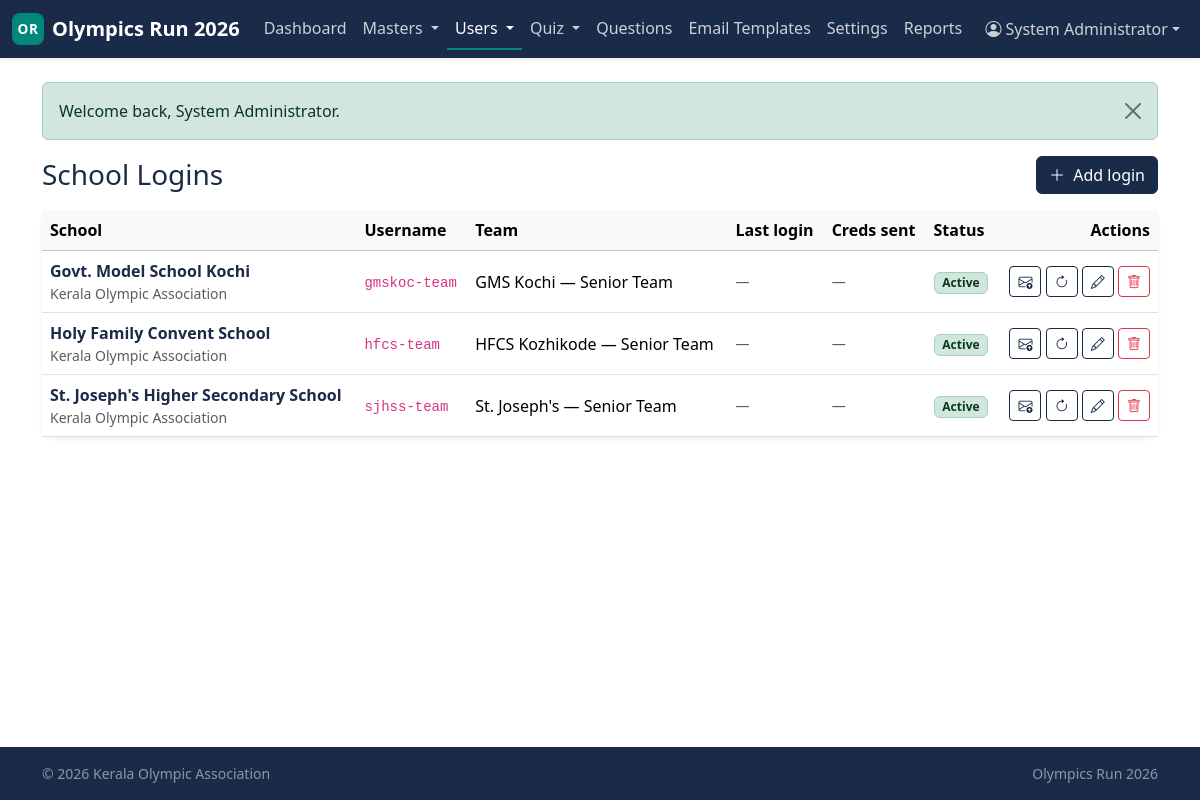
/admin/school-logins (signed in), run on the app's committed database.
### tables this page shows
CREATE TABLE school_logins (
    school_login_id INT UNSIGNED  NOT NULL AUTO_INCREMENT,
    school_id       INT UNSIGNED  NOT NULL,
    username        VARCHAR(64)   NOT NULL,
    password_hash   VARCHAR(255)  NOT NULL,
    team_label      VARCHAR(100)  NULL,
    status          ENUM('active','suspended') NOT NULL DEFAULT 'active',
    last_login_at   DATETIME      NULL,
    credentials_sent_at DATETIME  NULL,
    created_at      DATETIME      NOT NULL DEFAULT CURRENT_TIMESTAMP,
    updated_at      DATETIME      NOT NULL DEFAULT CURRENT_TIMESTAMP
                                                ON UPDATE CURRENT_TIMESTAMP,
    PRIMARY KEY (school_login_id),
    UNIQUE KEY uniq_sl_username (username),
    KEY idx_sl_school (school_id),
    KEY idx_sl_status (status),
    CONSTRAINT fk_sl_school
        FOREIGN KEY (school_id) REFERENCES schools(school_id)
        ON DELETE CASCADE
);

CREATE TABLE schools (
    school_id           INT UNSIGNED  NOT NULL AUTO_INCREMENT,
    association_id      INT UNSIGNED  NOT NULL,
    school_name         VARCHAR(200)  NOT NULL,
    school_code         VARCHAR(50)   NULL,
    region              VARCHAR(100)  NULL,
    address             TEXT          NULL,
    principal_name      VARCHAR(150)  NULL,
    coach_name          VARCHAR(150)  NULL,
    contact_email       VARCHAR(190)  NULL,
    contact_phone       VARCHAR(20)   NULL,
    status              ENUM('pending','approved','rejected','suspended')
                                NOT NULL DEFAULT 'pending',
    approved_by_user_id INT UNSIGNED  NULL,
    approved_at         DATETIME      NULL,
    created_at          DATETIME      NOT NULL DEFAULT CURRENT_TIMESTAMP,
    updated_at          DATETIME      NOT NULL DEFAULT CURRENT_TIMESTAMP
                                                ON UPDATE CURRENT_TIMESTAMP,
    PRIMARY KEY (school_id),
    UNIQUE KEY uniq_school_code (school_code),
    KEY idx_school_assoc (association_id),
    KEY idx_school_status (status),
    KEY idx_school_region (region),
    CONSTRAINT fk_school_assoc
        FOREIGN KEY (association_id) REFERENCES associations(association_id)
        ON DELETE CASCADE,
    CONSTRAINT fk_school_approver
        FOREIGN KEY (approved_by_user_id)
            REFERENCES association_users(association_user_id)
        ON DELETE SET NULL
);

CREATE TABLE associations (
    association_id  INT UNSIGNED  NOT NULL AUTO_INCREMENT,
    name            VARCHAR(200)  NOT NULL,
    short_code      VARCHAR(20)   NOT NULL,
    region          VARCHAR(100)  NULL,
    contact_email   VARCHAR(190)  NULL,
    contact_phone   VARCHAR(20)   NULL,
    address         TEXT          NULL,
    logo_path       VARCHAR(255)  NULL,
    status          ENUM('active','inactive') NOT NULL DEFAULT 'active',
    created_by_admin_id INT UNSIGNED NULL,
    created_at      DATETIME      NOT NULL DEFAULT CURRENT_TIMESTAMP,
    updated_at      DATETIME      NOT NULL DEFAULT CURRENT_TIMESTAMP
                                                ON UPDATE CURRENT_TIMESTAMP,
    PRIMARY KEY (association_id),
    UNIQUE KEY uniq_assoc_code (short_code),
    KEY idx_assoc_status (status),
    KEY idx_assoc_region (region),
    CONSTRAINT fk_assoc_created_by
        FOREIGN KEY (created_by_admin_id) REFERENCES admins(admin_id)
        ON DELETE SET NULL
);

### includes/helpers.php (called while the page is built, shortened)
<?php
function e(?string $value): string
{
    return htmlspecialchars((string)$value, ENT_QUOTES | ENT_SUBSTITUTE, 'UTF-8');
}
function view(string $template, array $data = []): string
{
    $__file = __DIR__ . '/../views/' . $template . '.php';
    extract($data, EXTR_SKIP);
    include $__file;
    return ob_get_clean();
}
function render(string $template, array $data = []): void
{
    $content   = view($template, $data);
    include __DIR__ . '/../views/layouts/app.php';
}
function status_badge(?string $status): string
{
    $map = [
        'active'         => 'bg-success-subtle text-success-emphasis border border-success-subtle',
        'approved'       => 'bg-success-subtle text-success-emphasis border border-success-subtle',
        'open'           => 'bg-success-subtle text-success-emphasis border border-success-subtle',
        'published'      => 'bg-success-subtle text-success-emphasis border border-success-subtle',
        'pending'        => 'bg-warning-subtle text-warning-emphasis border border-warning-subtle',
        'needs_revision' => 'bg-warning-subtle text-warning-emphasis border border-warning-subtle',
        'scheduled'      => 'bg-info-subtle text-info-emphasis border border-info-subtle',
        'draft'          => 'bg-secondary-subtle text-secondary-emphasis border border-secondary-subtle',
        'closed'         => 'bg-secondary-subtle text-secondary-emphasis border border-secondary-subtle',
        'inactive'       => 'bg-secondary-subtle text-secondary-emphasis border border-secondary-subtle',
        'suspended'      => 'bg-danger-subtle text-danger-emphasis border border-danger-subtle',
        'rejected'       => 'bg-danger-subtle text-danger-emphasis border border-danger-subtle',
        'cancelled'      => 'bg-danger-subtle text-danger-emphasis border border-danger-subtle',
        'disqualified'   => 'bg-danger-subtle text-danger-emphasis border border-danger-subtle',
    ];
    $key = strtolower((string)$status);
    return 'badge ' . ($map[$key] ?? 'bg-light text-dark border');
}
function status_label(?string $status): string
{
    return ucwords(str_replace('_', ' ', (string)$status));
}
function dt_display(?string $mysqlDatetime, string $format = 'd M Y, h:i A'): string
{
    if (!$mysqlDatetime) return '—';
    $ts = strtotime($mysqlDatetime);
    return $ts === false ? '—' : date($format, $ts);
}

### controllers/AdminSchoolLoginsController.php (called while the page is built, shortened)
<?php
final class AdminSchoolLoginsController
{
    public function index(): void
    {
        render('admin/school_logins/index', [
            'title'  => 'School Logins — Admin',
            'logins' => SchoolLogin::all(),
        ]);
    }
}

### includes/Database.php (called while the page is built, shortened)
<?php
final class Database
{
    private static ?PDO $pdo = null;
    public static function connection(): PDO
    {
        $cfg = $GLOBALS['APP_CONFIG']['db'];
        $dsn = sprintf(
            'mysql:host=%s;port=%d;dbname=%s;charset=%s',
            $cfg['host'],
            $cfg['port'],
            $cfg['name'],
            $cfg['charset']
        );
        self::$pdo = new PDO($dsn, $cfg['user'], $cfg['pass'], [
            PDO::ATTR_ERRMODE            => PDO::ERRMODE_EXCEPTION,
            PDO::ATTR_DEFAULT_FETCH_MODE => PDO::FETCH_ASSOC,
            PDO::ATTR_EMULATE_PREPARES   => false,
            PDO::MYSQL_ATTR_INIT_COMMAND => "SET NAMES utf8mb4 COLLATE utf8mb4_unicode_ci",
        ]);
        return self::$pdo;
    }
    public static function query(string $sql, array $params = []): PDOStatement
    {
        $stmt = self::connection()->prepare($sql);
        $stmt->execute($params);
        return $stmt;
    }
    public static function fetchAll(string $sql, array $params = []): array
    {
        return self::query($sql, $params)->fetchAll();
    }
}

### models/SchoolLogin.php (called while the page is built, shortened)
<?php
final class SchoolLogin
{
    public static function all(?int $schoolId = null): array
    {
        $sql = 'SELECT sl.*, s.school_name, s.school_code,
                       a.name AS association_name
                  FROM school_logins sl
                  JOIN schools s ON s.school_id = sl.school_id
                  JOIN associations a ON a.association_id = s.association_id';
        $params = [];
        $sql .= ' ORDER BY s.school_name ASC, sl.username ASC';
        return Database::fetchAll($sql, $params);
    }
}

### views/admin/school_logins/index.php (the view, shortened to what this page needs)
<div class="d-md-flex justify-content-between align-items-center mb-3">
    <h1 class="h3 text-navy mb-2 mb-md-0">School Logins</h1>
    <a href="/admin/school-logins/new" class="btn btn-primary">
        <i class="bi bi-plus-lg me-1"></i> Add login
    </a>
</div>
<div class="card panel border-0 shadow-sm">
    <div class="table-responsive">
        <table class="table align-middle mb-0">
            <thead class="table-light">
                <tr>
                    <th>School</th>
                    <th>Username</th>
                    <th class="d-none d-md-table-cell">Team</th>
                    <th class="d-none d-lg-table-cell">Last login</th>
                    <th class="d-none d-lg-table-cell">Creds sent</th>
                    <th>Status</th>
                    <th class="text-end">Actions</th>
                </tr>
            </thead>
            <tbody>
                <?php if (empty($logins)): ?>
                    <tr><td colspan="7" class="text-center text-muted py-4">No school logins yet.</td></tr>
                <?php else: foreach ($logins as $l): ?>
                    <tr>
                        <td>
                            <div class="fw-semibold text-navy"><?= e($l['school_name']) ?></div>
                            <div class="small text-muted"><?= e($l['association_name']) ?></div>
                        </td>
                        <td><code><?= e($l['username']) ?></code></td>
                        <td class="d-none d-md-table-cell"><?= e($l['team_label'] ?? '—') ?></td>
                        <td class="d-none d-lg-table-cell small text-muted"><?= e(dt_display($l['last_login_at'])) ?></td>
                        <td class="d-none d-lg-table-cell small">
                            <?php if (!empty($l['credentials_sent_at'])): ?>
                                <span class="badge bg-success-subtle text-success-emphasis border border-success-subtle"
                                      title="<?= e(dt_display($l['credentials_sent_at'])) ?>">
                                    <i class="bi bi-envelope-check me-1"></i>Sent
                                </span>
                            <?php else: ?>
                                <span class="text-muted">—</span>
                            <?php endif; ?>
                        </td>
                        <td><span class="<?= status_badge($l['status']) ?>"><?= e(status_label($l['status'])) ?></span></td>
                        <td class="text-end text-nowrap">
                            <form action="/admin/school-logins/<?= (int)$l['school_login_id'] ?>/send-credentials"
                                  method="post" class="d-inline"
                                  onsubmit="return confirm('Generate a new password and email it to the school\'s contact address? The current password will be replaced only if the email succeeds.');">
                                <button class="btn btn-sm btn-outline-navy" title="Email credentials">
                                    <i class="bi bi-envelope-arrow-up"></i>
                                </button>
                            </form>
                            <form action="/admin/school-logins/<?= (int)$l['school_login_id'] ?>/reset"
                                  method="post" class="d-inline"
                                  onsubmit="return confirm('Generate a new random password? The old one will stop working immediately.');">
                                <button class="btn btn-sm btn-outline-navy" title="Reset password">
                                    <i class="bi bi-arrow-clockwise"></i>
                                </button>
                            </form>
                            <a href="/admin/school-logins/<?= (int)$l['school_login_id'] ?>/edit"
                               class="btn btn-sm btn-outline-navy"><i class="bi bi-pencil"></i></a>
                            <form action="/admin/school-logins/<?= (int)$l['school_login_id'] ?>/delete"
                                  method="post" class="d-inline"
                                  onsubmit="return confirm('Delete this login?');">
                                <button class="btn btn-sm btn-outline-danger"><i class="bi bi-trash"></i></button>
                            </form>
                        </td>
                    </tr>
                <?php endforeach; endif; ?>
            </tbody>
        </table>
    </div>
</div>

### public/index.php (shortened to what this page needs)
<?php
$reqPath = strtok($_SERVER['REQUEST_URI'] ?? '/', '?') ?: '/';
$reqPath = rtrim($reqPath, '/') ?: '/';
$method  = $_SERVER['REQUEST_METHOD'] ?? 'GET';
foreach ($routes as $pattern => $handler) {
    [$rMethod, $rPath] = explode(' ', $pattern, 2);
    if ($rMethod !== $method) continue;
    if (!str_contains($rPath, '{')) {
        if ($rPath !== $reqPath) continue;
        $params = [];
    } else {
        $regex = '#^' . preg_replace('#\{(\w+)\}#', '(?<$1>[^/]+)', $rPath) . '$#';
        if (!preg_match($regex, $reqPath, $m)) continue;
        $params = array_values(array_filter(
            $m,
            static fn($k) => is_string($k),
            ARRAY_FILTER_USE_KEY
        ));
    }
    if (is_array($handler)) {
        [$class, $methodName] = $handler;
        (new $class)->$methodName(...$params);
    } else {
        $handler(...$params);
    }
    return;
}

### public/css/app.css (style rules this page uses)
:root { --or-navy: #1A2B49; --or-navy-700: #14223A; --or-navy-300: #4A5A75; --or-teal: #00897B; --or-teal-700: #006B61; --or-teal-300: #4DB6A6; --or-panel: #F5F7FA; --or-panel-dark: #E6EAF1; --or-bg: #FFFFFF; --or-text: #1F2937; --or-muted: #6B7280; }
:root, [data-bs-theme="light"] { --bs-primary: var(--or-navy); --bs-primary-rgb: 26, 43, 73; --bs-link-color: var(--or-teal); --bs-link-color-rgb: 0, 137, 123; --bs-link-hover-color: var(--or-teal-700); --bs-body-bg: var(--or-bg); --bs-body-color: var(--or-text); }
body.bg-app { background-color: var(--or-bg); color: var(--or-text); }
.text-navy { color: var(--or-navy) !important; }
.card.panel { background-color: var(--or-panel); border-radius: 0.75rem; }
.btn-primary { --bs-btn-bg: var(--or-navy); --bs-btn-border-color: var(--or-navy); --bs-btn-hover-bg: var(--or-navy-700); --bs-btn-hover-border-color: var(--or-navy-700); --bs-btn-active-bg: var(--or-navy-700); --bs-btn-active-border-color: var(--or-navy-700); --bs-btn-disabled-bg: var(--or-navy-300); --bs-btn-disabled-border-color: var(--or-navy-300); }
.btn-outline-navy { --bs-btn-color: var(--or-navy); --bs-btn-border-color: var(--or-navy); --bs-btn-hover-color: #fff; --bs-btn-hover-bg: var(--or-navy); --bs-btn-hover-border-color: var(--or-navy); }

### data on the page
school_logins: school.school_name "Govt. Model School Kochi", associations.name "Kerala Olympic Association", username "gmskoc-team", team_label "GMS Kochi — Senior Team", last_login_at "—", status "Active"
school_logins: school.school_name "Holy Family Convent School", associations.name "Kerala Olympic Association", username "hfcs-team", team_label "HFCS Kozhikode — Senior Team", last_login_at "—", status "Active"
school_logins: school.school_name "St. Joseph's Higher Secondary School", associations.name "Kerala Olympic Association", username "sjhss-team", team_label "St. Joseph's — Senior Team", last_login_at "—", status "Active"

### other printed values
$item['label'] "Dashboard"
$item['label'] "Masters"
$item['label'] "Users"
$item['label'] "Quiz"
$item['label'] "Questions"
$item['label'] "Email Templates"
$item['label'] "Settings"
$item['label'] "Reports"
$msg "Welcome back, System Administrator."
